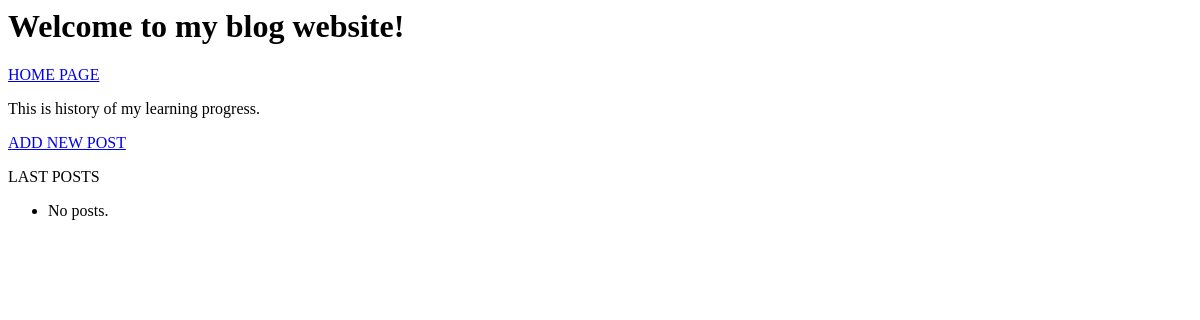
The app's page /, older data.
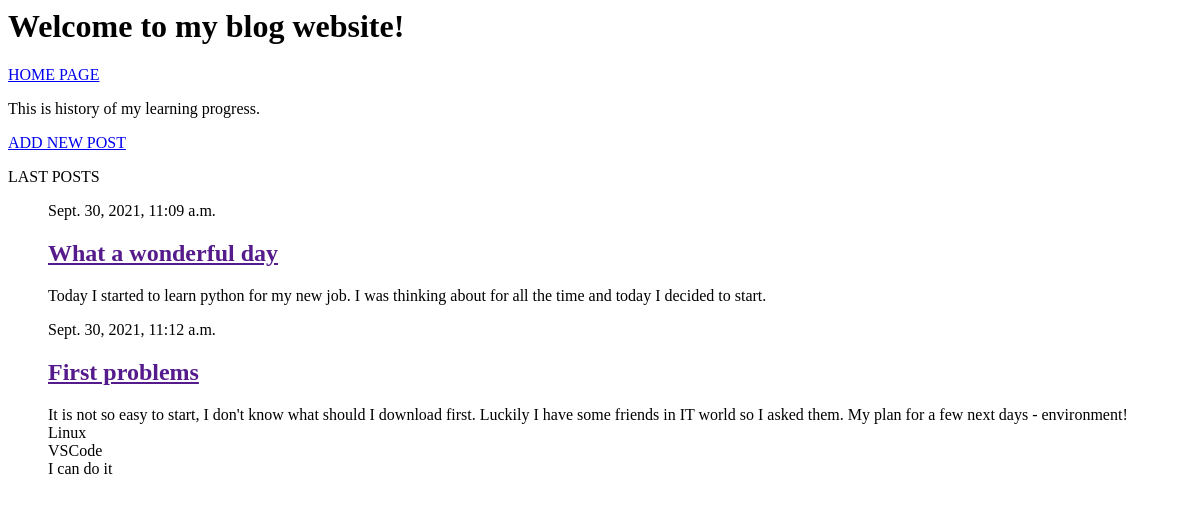
The same page, newer data.
### blog_app/models.py (models this page shows, shortened)
class BlogPost(models.Model):
    title = models.TextField(max_length=70)
    text = models.TextField(max_length=200)
    date_added = models.DateTimeField(auto_now_add=True)

### blog_app/views.py (the view)
# urls.py: path('', views.index, name = 'index'),
def index(request):
    posts = BlogPost.objects.order_by('date_added')
    context = { 'posts' : posts}
    return render(request, 'blog_app/index.html', context)

### blog_app/templates/blog_app/index.html
{% extends "blog_app/base.html" %}
{% block content %}
    <p> This is history of my learning progress. </p>
    <a href="{% url 'blog_app:new_post' %}">ADD NEW POST</span></a>
    <p>LAST POSTS</p>
    <ul>
        {% for post in posts %}
            <div>
                <p>{{post.date_added}}</p>
                <h2><a href="">{{post.title}}</a></h2>
                <p>{{post.text|linebreaksbr}}</p>
            </div>
        {% empty %}
            <li> No posts. </li>
        {%endfor%}
    </ul>
{% endblock content %}

Row changes from the older to the newer data that the page shows:
added BlogPost: date_added "Sept. 30, 2021, 11:09 a.m.", title "What a wonderful day", text "Today I started to learn python for my new job. I was thinking about for all the time and today I decided to start."
added BlogPost: date_added "Sept. 30, 2021, 11:12 a.m.", title "First problems", text "It is not so easy to start, I don't know what should I download first. Luckily I have some friends in IT world so I asked them. My plan for a few next days - environment! Linux VSCode I can do it"
Text that changed along with them:
text no longer shown: "No posts."
